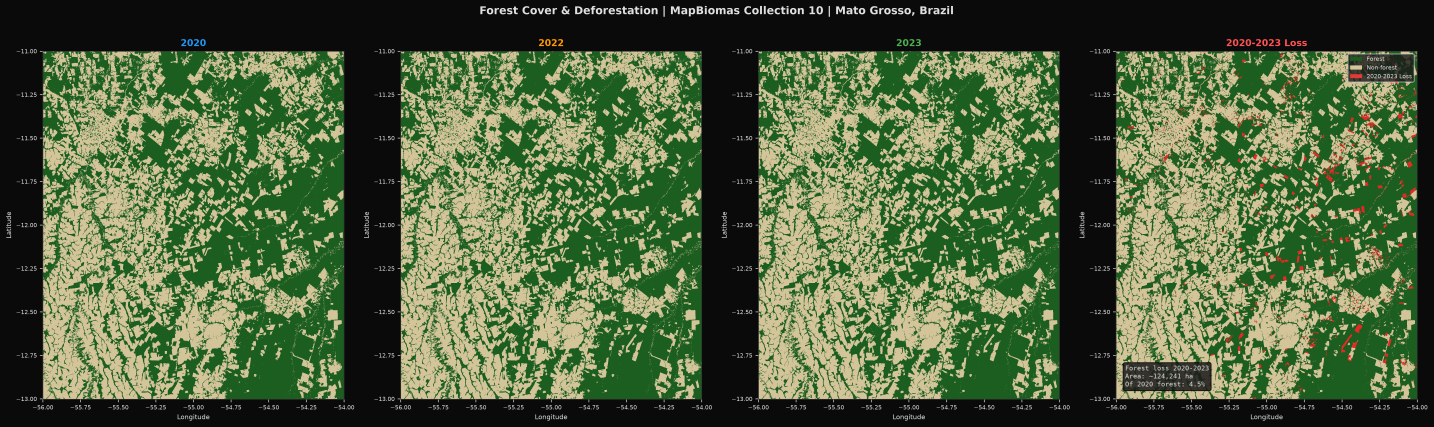
#> input picture figures/figure3_forest_cover.png, 7168 x 2134 px, found by its file name (shown at 1/5 size)
$ python generate_poster.py
#> lines starting #> are read from the running program, lines starting #| are printed output that depends on the picture; pictures that were not available may be replaced by others from this repository, and a replacement may not be noted
# scripts/generate_poster.py

import matplotlib
matplotlib.use("Agg")

import matplotlib.pyplot as plt
import matplotlib.gridspec as gridspec
import matplotlib.patches as mpatches
from matplotlib.offsetbox import OffsetImage, AnnotationBbox
from PIL import Image
import numpy as np
import os

BACKGROUND = "#0a0a0a"
TEXT_COLOR = "#e0e0e0"
ACCENT = "#4a9eff"
HEADING_COLOR = "#ffffff"
DPI = 150

FIGURES = {
    "forest_loss":    "figures/figure3_forest_cover.png",
    "carbon_loss":    "figures/figure4_carbon_loss.png",
    "dnbr":           "figures/figure2_change_detection.png",
    "cumulative_co2e": "figures/chart4_cumulative_co2e.png",
    "index_series":   "figures/chart5_index_time_series.png",
}


def load_img(path):
    """Load image as numpy array."""
#> called with path = 'figures/figure3_forest_cover.png'
    return np.array(Image.open(path))
#> returned value is the input picture: shape (2134, 7168, 4); mean R, G, B, A 80.5, 99.5, 63.9, 255


def add_section_heading(ax, text):
    """Add a small section heading label."""
    ax.text(0, 1.02, text, transform=ax.transAxes,
            color=ACCENT, fontsize=7, fontweight="bold",
            fontfamily="monospace", va="bottom")


def main():
    os.makedirs("outputs/figures", exist_ok=True)

    fig = plt.figure(figsize=(24, 16), facecolor=BACKGROUND)

    # header strip
    header_ax = fig.add_axes([0.0, 0.93, 1.0, 0.07], facecolor=BACKGROUND)
    header_ax.axis("off")
    header_ax.text(0.02, 0.7,
                   "Deforestation & Carbon Stock Monitoring  |  Mato Grosso, Brazil  |  2020-2023",
                   color=HEADING_COLOR, fontsize=18, fontweight="bold",
                   transform=header_ax.transAxes, va="top")
    header_ax.text(0.02, 0.2,
                   "IPCC Tier 1 / VCS-aligned methodology  |  Sentinel-2 · GEDI L4B · MapBiomas · PRODES",
                   color=TEXT_COLOR, fontsize=10,
                   transform=header_ax.transAxes, va="top")
    header_ax.axhline(0.05, color=ACCENT, linewidth=1)

    # main grid: [left | centre | right]
    # left: 0.01-0.38, centre: 0.40-0.62, right: 0.64-0.99
    # rows: top 0.52-0.92, bottom 0.02-0.50

    pad = 0.01

    # LEFT TOP: forest cover loss panel
    ax_forest = fig.add_axes([0.01, 0.48, 0.37, 0.43], facecolor=BACKGROUND)
    ax_forest.imshow(load_img(FIGURES["forest_loss"]))
    ax_forest.axis("off")
    add_section_heading(ax_forest, "FOREST COVER & 2020-2023 LOSS  |  MapBiomas Collection 10")

    # LEFT BOTTOM: carbon loss map
    ax_carbon = fig.add_axes([0.01, 0.02, 0.37, 0.44], facecolor=BACKGROUND)
    ax_carbon.imshow(load_img(FIGURES["carbon_loss"]))
#> call 2 of load_img, with path = 'figures/figure4_carbon_loss.png'
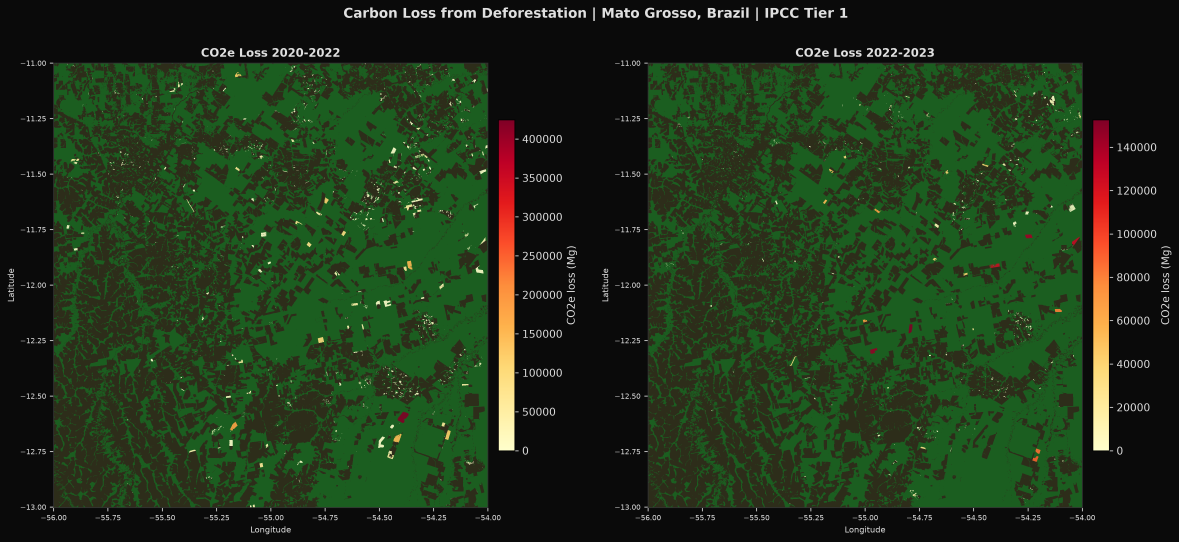
#> input picture figures/figure4_carbon_loss.png, 4716 x 2168 px, found by its file name (shown at 1/4 size)
#> in load_img, returned value is the input picture: shape (2168, 4716, 4); mean R, G, B, A 31.8, 51.8, 25.5, 255
    ax_carbon.axis("off")
    add_section_heading(ax_carbon, "CO2e LOSS PER PATCH  |  IPCC Tier 1")

    # CENTRE: text column
    ax_text = fig.add_axes([0.39, 0.02, 0.22, 0.89], facecolor=BACKGROUND)
    ax_text.axis("off")

    text_content = [
        ("STUDY AREA", ACCENT, 9, "bold", 0.97),
        ("Mato Grosso, Brazilian Amazon\n~500,000 ha | Alta Floresta region\nArc of Deforestation",
         TEXT_COLOR, 7.5, "normal", 0.93),

        ("METHODOLOGY", ACCENT, 9, "bold", 0.83),
        ("Sentinel-2 L2A dry season composites\n(June-August) via Google Earth Engine.\nSCL cloud masking, median compositing.",
         TEXT_COLOR, 7.5, "normal", 0.79),
        ("Dual-filter deforestation detection:\n(1) dNBR threshold calibrated against\nPRODES by F1 score optimisation\n(2) MapBiomas forest transition\nconfirmation",
         TEXT_COLOR, 7.5, "normal", 0.70),
        ("Carbon stock loss per patch via\nNASA GEDI L4B aboveground biomass\n(1km v2.1), IPCC Tier 1 formula:\nCO2e = AGBD x area x 0.47 x 3.667\n90% CI from GEDI uncertainty.",
         TEXT_COLOR, 7.5, "normal", 0.59),

        ("KEY FINDINGS", ACCENT, 9, "bold", 0.47),
        ("Forest loss 2020-2023\n~124,000 ha  (~4.5% of baseline)",
         HEADING_COLOR, 8, "bold", 0.43),
        ("                  2020-2022    2022-2023",
         TEXT_COLOR, 7, "normal", 0.38),
        ("Deforested       39,910 ha    16,336 ha",
         TEXT_COLOR, 7, "normal", 0.35),
        ("Total CO2e          3.94 Mt      1.93 Mt",
         TEXT_COLOR, 7, "normal", 0.32),
        ("Patches               1,628          831",
         TEXT_COLOR, 7, "normal", 0.29),
        ("F1 vs PRODES         0.392        0.418",
         TEXT_COLOR, 7, "normal", 0.26),
        ("5-6% of patches account for\n80% of total CO2e loss",
         HEADING_COLOR, 7.5, "bold", 0.20),
        ("Declining rate consistent with\nnational PRODES trend post-2022",
         TEXT_COLOR, 7.5, "normal", 0.15),

        ("PIPELINE", ACCENT, 9, "bold", 0.08),
        ("Python · Prefect · GEE · AWS S3\nGitHub Actions CI/CD · Docker",
         TEXT_COLOR, 7.5, "normal", 0.04),
    ]

    for text, color, size, weight, y in text_content:
        ax_text.text(0.05, y, text,
                     transform=ax_text.transAxes,
                     color=color, fontsize=size, fontweight=weight,
                     fontfamily="monospace" if weight == "normal" else "sans-serif",
                     va="top", linespacing=1.4)

    # RIGHT TOP: dNBR change detection
    ax_dnbr = fig.add_axes([0.63, 0.62, 0.36, 0.29], facecolor=BACKGROUND)
    ax_dnbr.imshow(load_img(FIGURES["dnbr"]))
    ax_dnbr.axis("off")
    add_section_heading(ax_dnbr, "dNBR CHANGE DETECTION  |  2020-2022 & 2022-2023")

    # RIGHT MIDDLE: cumulative CO2e
    ax_cumco2e = fig.add_axes([0.63, 0.33, 0.36, 0.27], facecolor=BACKGROUND)
    ax_cumco2e.imshow(load_img(FIGURES["cumulative_co2e"]))
#> call 4 of load_img, with path = 'figures/chart4_cumulative_co2e.png'
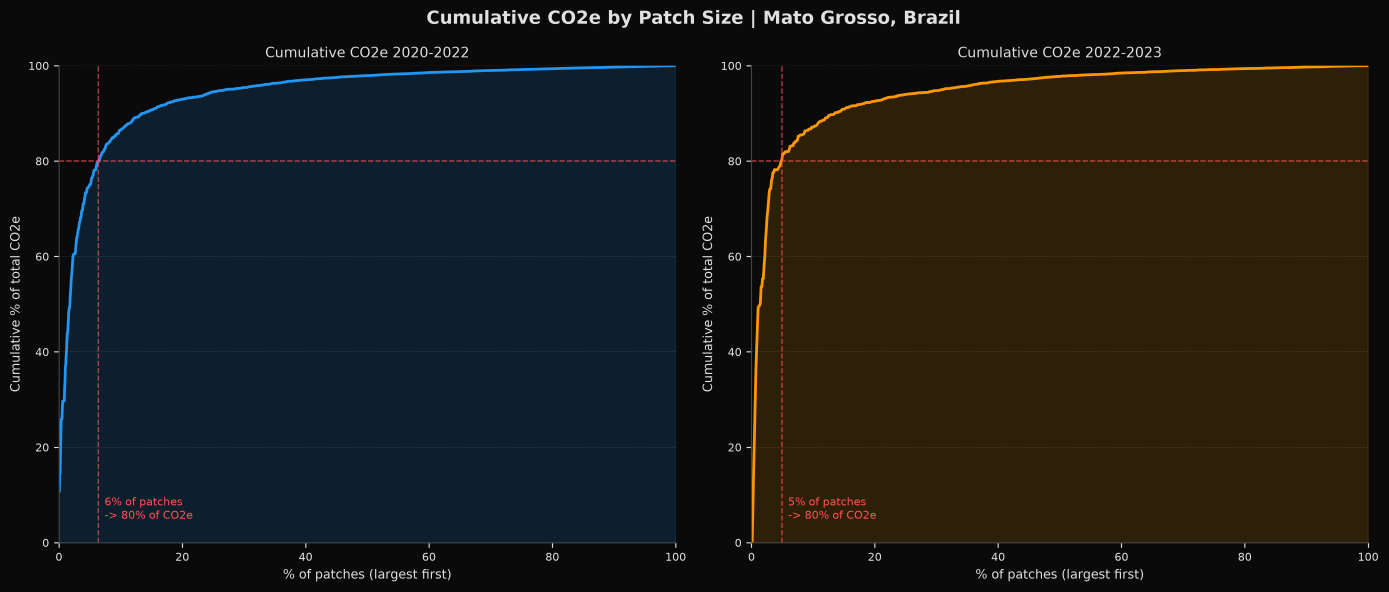
#> input picture figures/chart4_cumulative_co2e.png, 4166 x 1775 px, found by its file name (shown at 1/3 size)
#> in load_img, returned value is the input picture: shape (1775, 4166, 4); mean R, G, B, A 26.6, 26.9, 23.6, 255
    ax_cumco2e.axis("off")
    add_section_heading(ax_cumco2e, "CUMULATIVE CO2e BY PATCH SIZE")

    # RIGHT BOTTOM: index time series
    ax_idx = fig.add_axes([0.63, 0.02, 0.36, 0.29], facecolor=BACKGROUND)
    ax_idx.imshow(load_img(FIGURES["index_series"]))
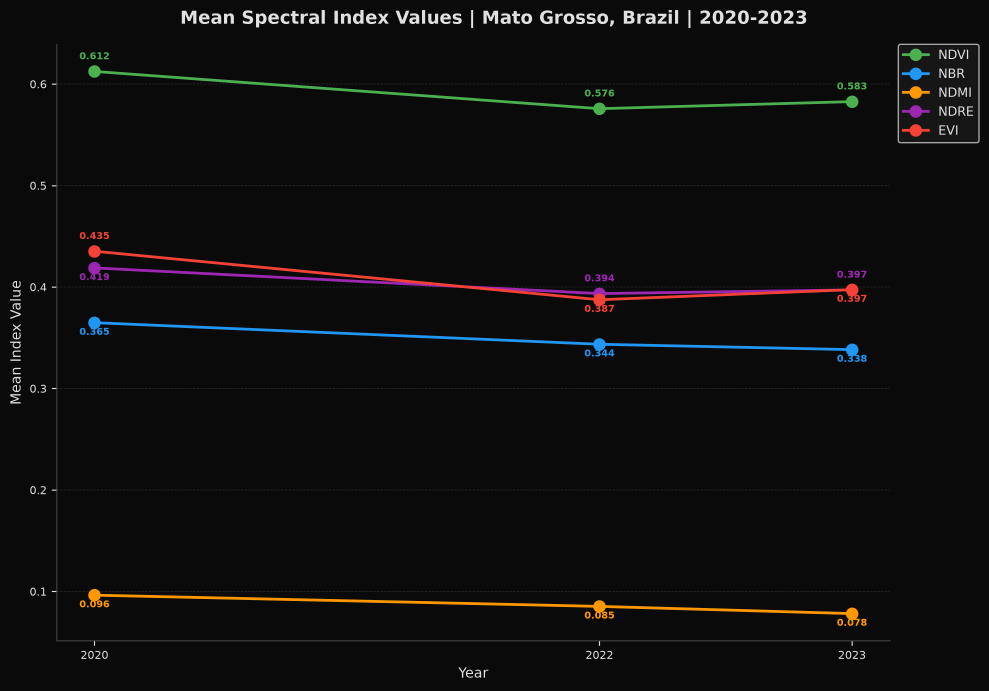
#> input picture figures/chart5_index_time_series.png, 2966 x 2073 px, found by its file name (shown at 1/3 size)
#> in load_img, returned value is the input picture: shape (2073, 2966, 4); mean R, G, B, A 14.9, 14.2, 14, 255
    ax_idx.axis("off")
    add_section_heading(ax_idx, "MEAN SPECTRAL INDEX VALUES  |  2020-2023")

    # footer
    footer_ax = fig.add_axes([0.0, 0.0, 1.0, 0.02], facecolor=BACKGROUND)
    footer_ax.axis("off")
    footer_ax.axhline(0.9, color=ACCENT, linewidth=0.5)
    footer_ax.text(0.01, 0.4,
                   "github.com/samw0907/MatoGrossoCarbon  |  "
                   "Sentinel-2: Copernicus/ESA  |  GEDI L4B: NASA ORNL DAAC  |  "
                   "MapBiomas Collection 10  |  PRODES: INPE/TerraBrasilis",
                   color=TEXT_COLOR, fontsize=6.5,
                   transform=footer_ax.transAxes, va="center")

    out_path = "outputs/figures/poster_mato_grosso.png"
    fig.savefig(out_path, dpi=DPI, bbox_inches="tight",
                facecolor=BACKGROUND, edgecolor="none")
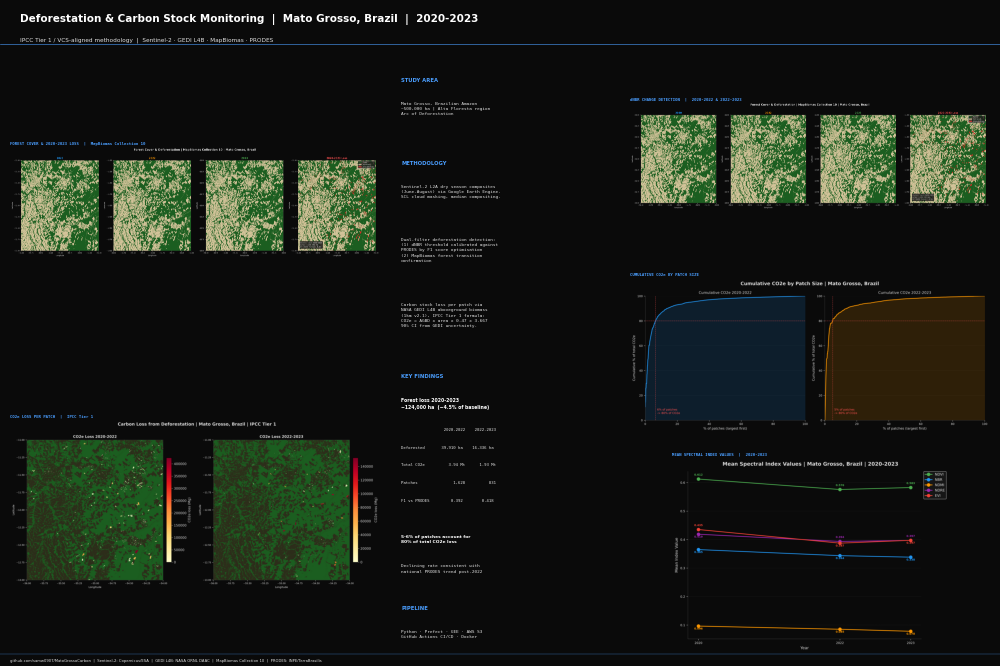
#> figure drawn by matplotlib, 7 panels
    plt.close(fig)
    print(f"Poster saved: {out_path}")


if __name__ == "__main__":
    main()
